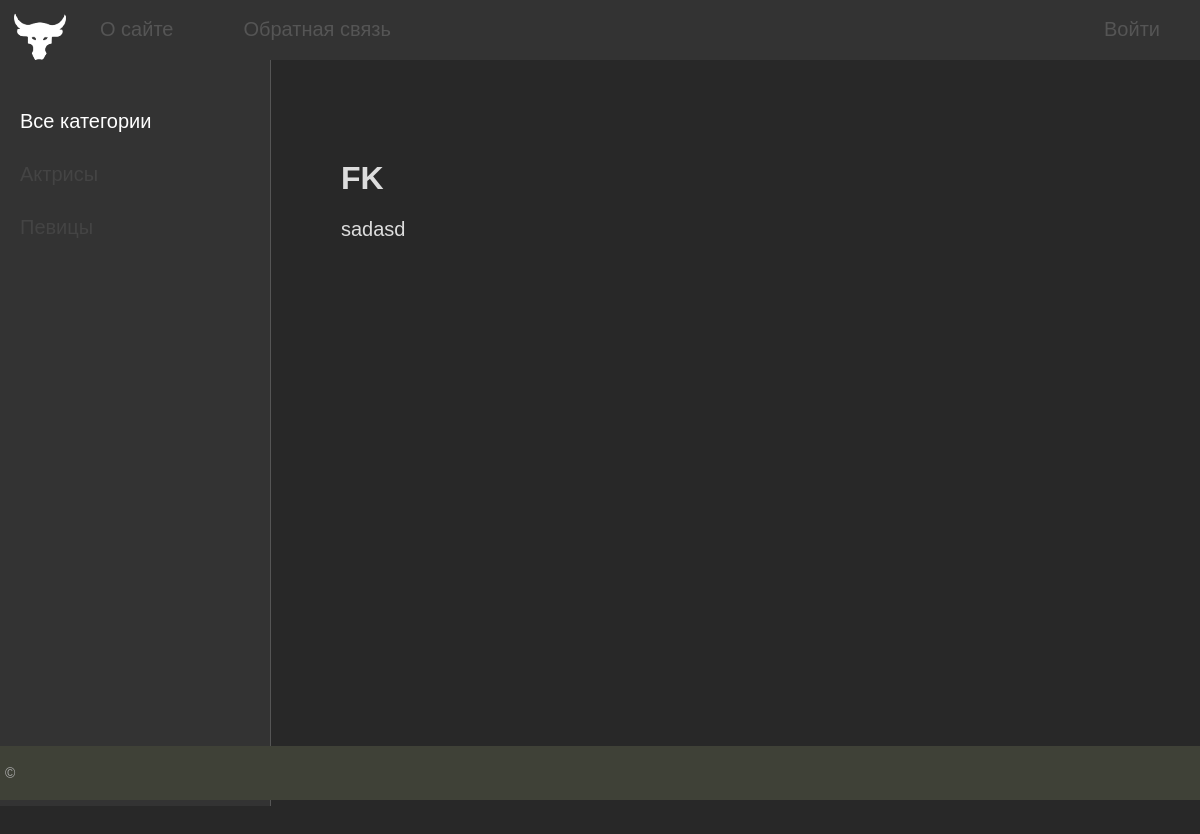
/post/asdasdasdas, run on an earlier commit of the app's database.
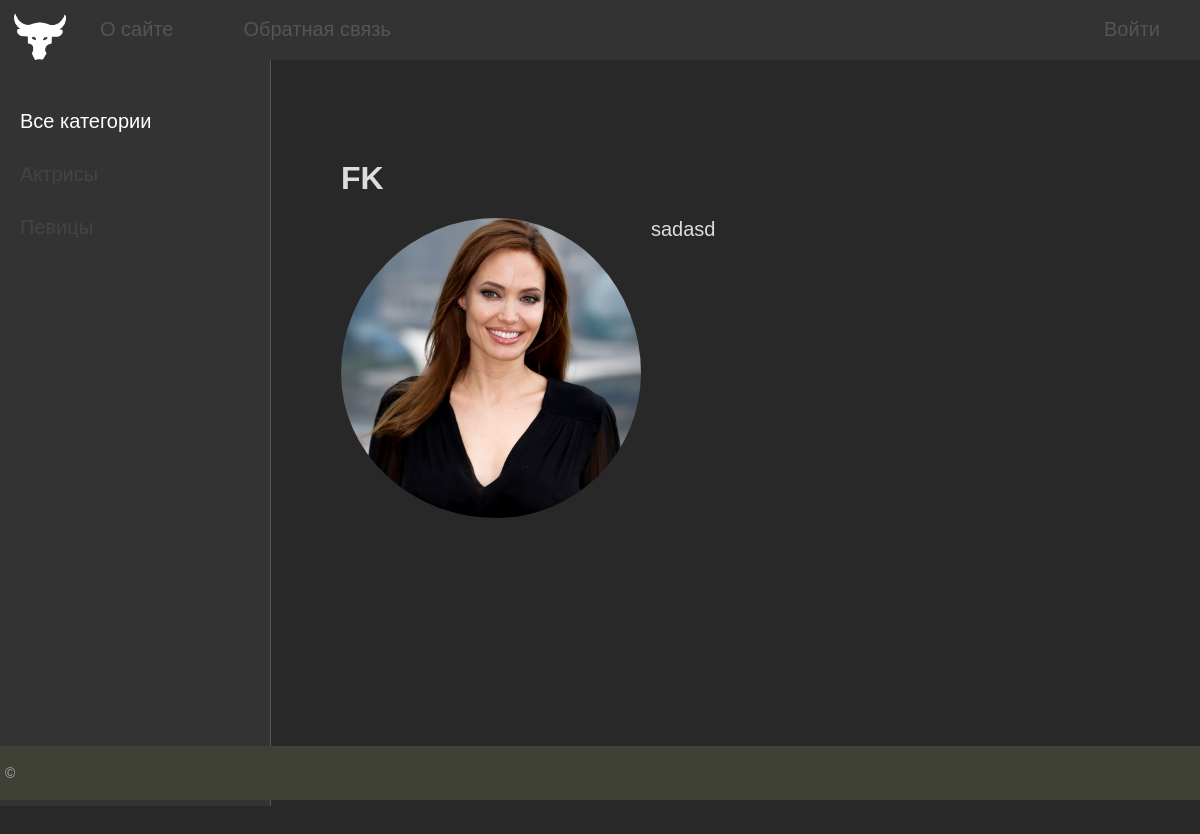
And on a later commit of the database.
### women/models.py (models this page shows, shortened)
class Women(models.Model):
    title = models.CharField(max_length=256, verbose_name='Заголовок')
    slug = models.SlugField(max_length=255, unique=True,db_index=True,verbose_name='URL')
    content = models.TextField(blank=True, verbose_name='Текст статьи')
    photo = models.ImageField(upload_to="photos/%Y/%m/%d/", verbose_name='Фото')
    time_create = models.DateTimeField(auto_now_add=True, verbose_name='Дата создания')
    time_update = models.DateTimeField(auto_now= True, verbose_name='Дата изменения')
    is_published = models.BooleanField(default= True, verbose_name='Публикация')
    cat = models.ForeignKey('Category', on_delete=models.PROTECT, null=True, verbose_name='Категория')
    def __str__(self):
        return self.title
    class Meta:
        verbose_name='Известные женщины'
        verbose_name_plural= 'Известные женщины'
        ordering = ['time_create', 'title']

### women/views.py (the view)
# urls.py: path('post/<slug:post_slug>', ShowPost.as_view(),name='post'),
class ShowPost(DataMixin,DetailView):
    model = Women
    template_name = 'women/post.html'
    slug_url_kwarg = 'post_slug'
    context_object_name = 'post'
    def get_context_data(self,*, object_list=None, **kwargs) :
        context = super().get_context_data(**kwargs)
        c_def = self.get_user_context(title=context['post'])
        return dict(list(context.items())+list(c_def.items()))

### women/models.py (called while the page is built)
    def get_absolute_url(self):
        return reverse('category', kwargs={'cat_slug':self.slug})

### women/utils.py (called while the page is built)
    def get_user_context(self, **kwargs):
        context = kwargs
        cats = Category.objects.annotate(Count('women'))
        user_menu = menu.copy()
        if not self.request.user.is_authenticated:
            user_menu.pop(1)
        context['menu'] = user_menu
        context['cats'] = cats
        if 'cat_selected' not in context:
            context['cat_selected'] = 0
        return context

### women/templates/women/post.html
{% extends 'women/base.html' %}
{% block content %}
<h1>{{ post.title }}</h1>
{% if post.photo %}
<p><img class="img-article-left" src="{{post.photo.url}}" ></p>
{% endif %}
{{post.content | linebreaks}}
{% endblock %}

### women/templates/women/base.html (shortened to what this page needs)
{% load static %}
{% load women_tags %}
<!DOCTYPE html>
<html>
<head>
	<link type="text/css" href="{% static 'women/css/styles.css' %}" rel="stylesheet" />
</head>
<body>
<table class="table-page" border=0 cellpadding="0" cellspacing="0">
<tr><td valign=top>
{% block mainmenu %}
		<div class="header">
			<ul id="mainmenu" class="mainmenu">
			<li class="logo"><a href="{% url 'home' %}"><div class="logo"></div></a></li>
{% for m in menu %}
	{% if not forloop.last %}
			<li><a href="{% url m.url_name %}">{{m.title}}</a></li>
	{% else %}
			<li class="last"><a href="#">{{m.title}}</a></li>
	{% endif %}
{% endfor %}
			</ul>
		</div>
{% endblock mainmenu %}
<table class="table-content" border=0 cellpadding="0" cellspacing="0">
<tr>
	<td valign="top" class="left-chapters">
	<ul id="leftchapters">
		{% if cat_selected == 0 %}
			<li class="selected">Все категории</li>
		{% else %}
		<li><a href="{% url 'home' %}">Все категории</a></li>
		{% endif %}
		{% for c in cats %}
		{% if c.women__count > 0 %}
			{% if c.pk == cat_selected %}
				<li class="selected">{{ c.name }}</li>
			{% else %}
				<li><a href="{{ c.get_absolute_url }}">{{c.name}}</a></li>
			{% endif %}
		{% endif %}
		{% endfor %}
	</ul>
</td>
<td valign="top" class="content">
	<div class="content-text">
{% block content %}
{% endblock %}
	</div>
</td></tr></table>
</td></tr>
<tr><td valign=top>
	<div id="footer">
		<p>&copy; </p>
	</div>
</td></tr></table>
</body>
</html>

What changed in the data, as far as the page shows it:
changed Women "FK": photo: picture added
